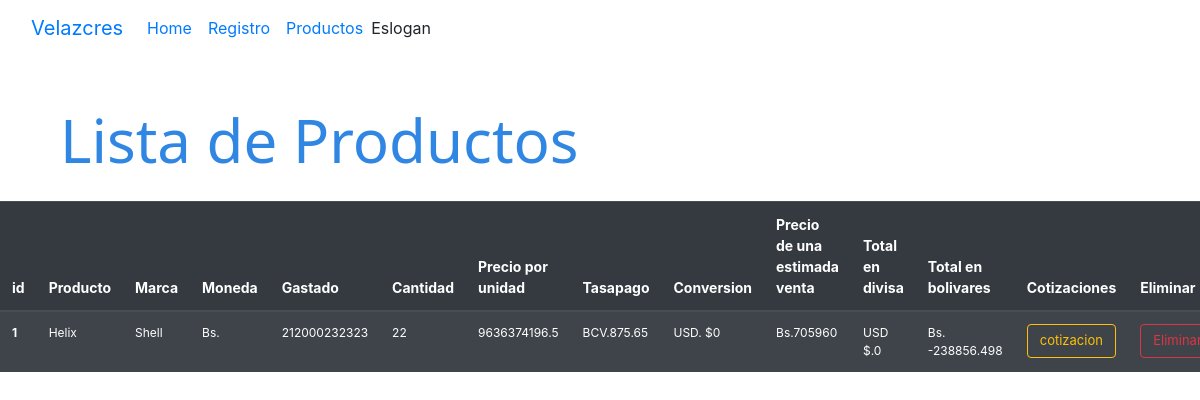
The page /listado (signed in) on the database as committed earlier.
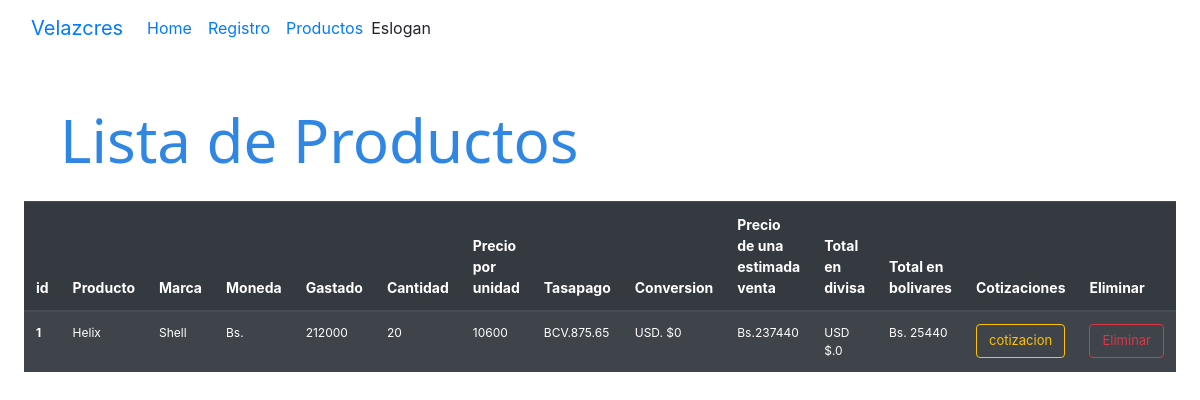
The same page on the database as committed later.
### tables this page shows
CREATE TABLE "productos" (
	"id"	INTEGER,
	"nombre"	TEXT,
	"marca"	TEXT,
	"moneda"	TEXT,
	"precio"	NUMERIC,
	"cantidad"	INTEGER,
	"precioporunidad"	NUMERIC,
	"tasapago"	NUMERIC,
	"precioD"	NUMERIC,
	"precio_venta"	NUMERIC,
	"ganancia_estimadaD"	NUMERIC,
	"ganancia_estimadaBs"	NUMERIC,
	"descripcion"	TEXT,
	PRIMARY KEY("id" AUTOINCREMENT)
);

### conect.py (the view)
@app.route('/listado')
@login_required
def listado():
    conn = sqlite3.connect(DB_PATH)
    conn.row_factory = sqlite3.Row
    cursor = conn.cursor()
    cursor = conn.execute('SELECT * FROM productos')
    productos = cursor.fetchall()
    conn.close()
    return render_template('listado.html', productos=productos)

### conect.py (called while the page is built)
@login_manager.user_loader
def load_user(user_id):
    conn = sqlite3.connect(DB_PATH)
    conn.row_factory = sqlite3.Row
    row = conn.execute(
        'SELECT id, nombre, email, nivel, activo FROM usuarios WHERE id = ?', (user_id,)
    ).fetchone()
    conn.close()
    if row:
        return usuario(row['id'], row['nombre'], row['email'], row['nivel'], row['activo'])
    return None

    @property
    def is_active(self):
        return self.activo

### templates/listado.html (shortened to what this page needs)
<!DOCTYPE html>
<html lang="en">
<head>
    <title>Document</title><head>
    <link rel="stylesheet" href="https://cdn.jsdelivr.net/npm/bootstrap@4.4.1/dist/css/bootstrap.min.css">
    <link rel="stylesheet" href="{{ url_for('static', filename='css/style.css') }}">
</head>
<body>
<header>
        <nav class="navbar navbar-expand-lg bg-body-tertiary">
  <div class="container-fluid">
    <a class="navbar-brand" href="#">Velazcres</a>
    <div class="collapse navbar-collapse" id="navbarText">
      <ul class="navbar-nav me-auto mb-2 mb-lg-0">
        <li class="nav-item">
          <a class="nav-link active" aria-current="page" href="{{ url_for('listado') }}">Home</a>
        </li>
        <li class="nav-item">
          <a class="nav-link" href="{{ url_for('cotizacion_int') }}">Registro</a>
        </li>
        <li class="nav-item">
          <a class="nav-link" href="{{ url_for('mostrador') }}">Productos</a>
        </li>
      </ul>
      <span class="navbar-text">
        Eslogan
      </span>
    </div>
  </div>
</nav>
</header>
  <h1 class="h1-listado" >Lista de Productos</h1>
    <div>
  <table class="table table-striped table-dark"  style="width: 75%; margin-left: auto; margin-right: auto; font-size: 14px;" >
    <thead class="">
      <tr>
      <th>id</th>
      <th>Producto</th>
      <th>Marca</th>
      <th>Moneda</th>
      <th>Gastado</th>
      <th>Cantidad</th>
      <th>Precio por unidad</th>
      <th>Tasapago</th>
      <th>Conversion</th>
      <th>Precio de una estimada venta</th>
      <th>Total en divisa</th>
      <th>Total en bolivares</th>
      <th>Cotizaciones</th>
      <th>Eliminar</th>
      </tr>
    </thead>
    <tbody style="font-size: 12px;">
      {% for producto in productos %}
      <tr>
        <th>{{ producto.id }}</th>
        <td>{{ producto.nombre }}</td>
        <td>{{ producto.marca }}</td>
        <td>{{ producto.moneda }}</td>
        <td>{{ producto.precio }}</td>
        <td>{{ producto.cantidad }}</td>
        <td>{{ producto.precioporunidad }}</td>
        <td><span>BCV.</span>{{ producto.tasapago }}</td>
        <td><span>USD. $</span>{{ producto.precioD }}</td>
        <td><span>Bs.</span>{{ producto.precio_venta }}</td>
        <td><span>USD $.</span>{{ producto.ganancia_estimadaD }}</td>
        <td><span>Bs.</span>  {{ producto.ganancia_estimadaBs }}</td>
        <td><a class="btn btn-outline-warning"  style="font-size: 13px;" href="{{ url_for('editar_productos1', productos_id=producto['id']) }}" >cotizacion</a></td>
        <td><form action="{{ url_for('eliminar_producto1', productos_id=producto.id) }}" method="post"><button class="btn btn-outline-danger" style="font-size: 13px;"  onclick="return confirm('¿Confirmar?')"> Eliminar</button></form></td>
        {% else %}
        <tr><td>No hay productos</td></tr>
        {% endfor %}
      </tr>
    </tbody>
  </table>
</div>
</body>
</html>

Rows that differ between the two databases and show on the page:
changed productos "Helix": precio "212000232323" → "212000"; cantidad "22" → "20"; precioporunidad "9636374196.5" → "10600"; precio_venta "705960" → "237440"; ganancia_estimadaBs "-238856.498" → "25440"
